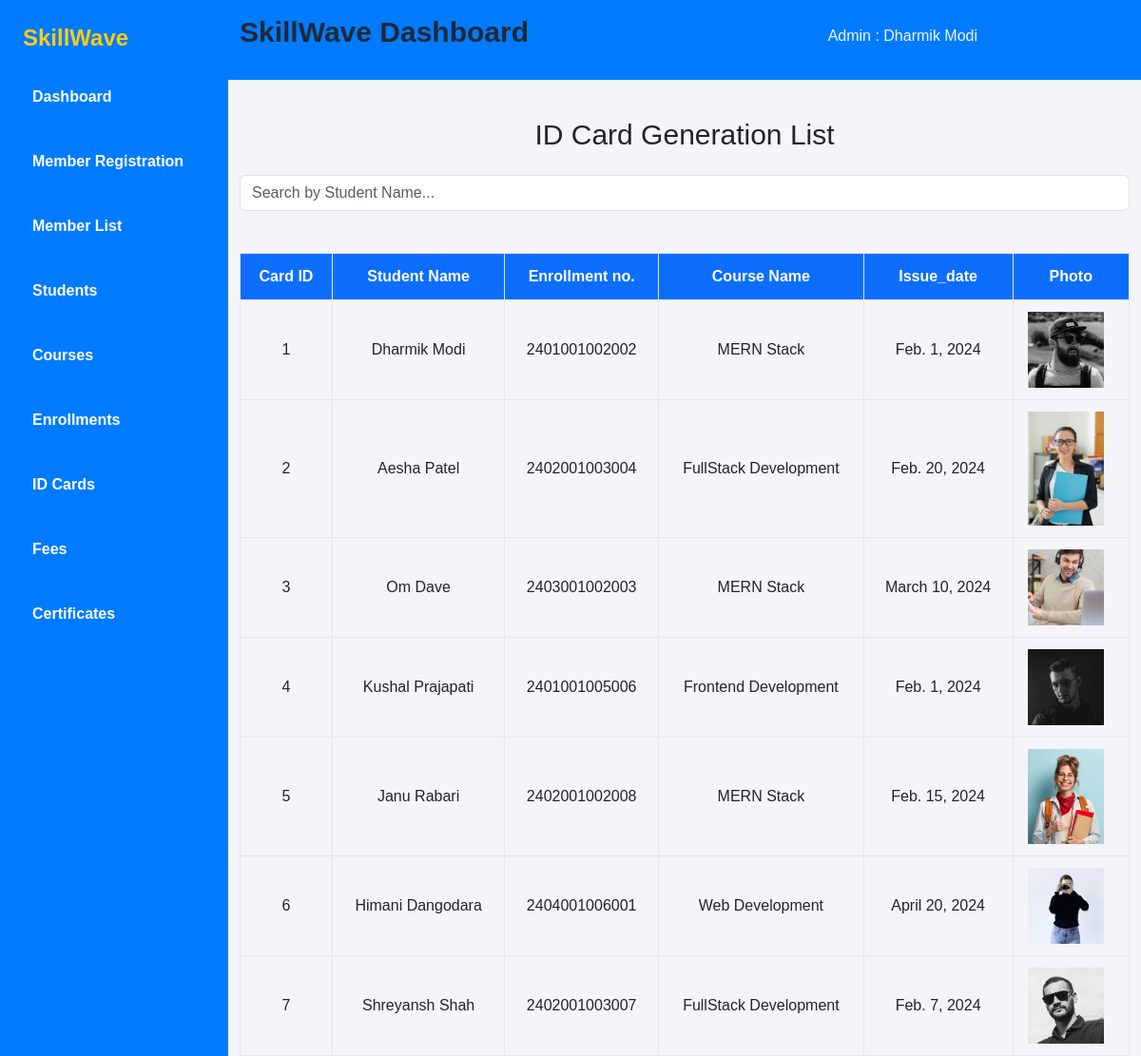
Screenshot of /idcard/1 with the database file from the repository.
### myapp/models.py (models this page shows, shortened)
class Admin(models.Model):
    admin_id = models.AutoField(primary_key=True, verbose_name="ID")
    email = models.EmailField(max_length=50)
    password = models.CharField(max_length=10)
    name = models.CharField(max_length=50)

class Idcard(models.Model):
    card_id = models.AutoField(primary_key=True)
    enrollment = models.ForeignKey(Enrollment,on_delete=models.CASCADE, null=False)
    issue_date = models.DateField()

class Enrollment(models.Model):
    enroll_id = models.AutoField(primary_key=True)  # Fixed spelling: enorll_id → enroll_id
    enrollment_number = models.IntegerField(verbose_name="Enrollment Number")
    admin = models.ForeignKey(Admin, on_delete = models.CASCADE )
    student_id = models.ForeignKey(Student, verbose_name="name", on_delete=models.CASCADE, related_name="enrollments")
    course_name = models.ForeignKey(Course, verbose_name="course_name", on_delete=models.CASCADE, related_name="enrollments")
    admission_date = models.DateField()  # Fixed spelling: Addmission_date → admission_date
    start_date = models.DateField()
    end_date = models.DateField()
    total_paid = models.DecimalField(max_digits=10, decimal_places=2, default=0.00)
    pending_amount = models.DecimalField(max_digits=10, decimal_places=2, default=0.00)
    PAYMENT_STATUS_CHOICES = [
        ('PENDING', 'Pending'),
        ('PAID', 'Paid'),
        ('PARTIAL', 'Partial'),
    ]
    payment_status = models.CharField(max_length=10,choices=PAYMENT_STATUS_CHOICES,default='PENDING',verbose_name="Payment Status")

class Student(models.Model):
    student_id = models.AutoField(primary_key=True, verbose_name="ID")  # Fixed spelling: student_id → ID
    admin = models.ForeignKey(Admin, on_delete = models.CASCADE )
    name = models.CharField(max_length=50)
    address = models.CharField(max_length=100)
    phone_no = models.CharField(max_length=10)
    email = models.CharField(max_length=50)
    DOB = models.DateField()
    photo = models.FileField(upload_to='static/images/student_photos/', null=True)  # Fixed max_length to 1
    marks = models.IntegerField(default=0)  # Assuming marks field exists
    gender = models.CharField(max_length=10, choices=[('Male', 'Male'), ('Female', 'Female')])  # Add this field

class Course(models.Model):
    course_id = models.AutoField(verbose_name="course_id",primary_key=True)
    admin = models.ForeignKey(Admin, on_delete = models.CASCADE )
    course_name = models.CharField(max_length=30)
    duration = models.IntegerField(help_text="Duration in month")
    fees = models.DecimalField(max_digits=10, decimal_places=2)

### myapp/views.py (the view)
# urls.py: path('idcard/<int:admin_id>', views.IDCard, name='idcard'),
def IDCard(request, admin_id):
    c = models.Admin.objects.get(admin_id=admin_id)
    id = c.admin_id
    idcard = models.Idcard.objects.filter(enrollment__admin=admin_id)
    context = {
        'id': id,
        'admin': models.Admin.objects.get(admin_id=admin_id),
        'idcard': idcard,
    }
    context['idcard'] = idcard
    return render(request, 'idcard.html', context)

### myapp/templates/idcard.html (shortened to what this page needs)
<!DOCTYPE html>
<html lang="en">
<head>
    <script src="https://cdn.tailwindcss.com"></script>
    <link href="https://cdn.jsdelivr.net/npm/bootstrap@5.3.5/dist/css/bootstrap.min.css" rel="stylesheet">
    <link rel="stylesheet" href="https://cdnjs.cloudflare.com/ajax/libs/font-awesome/6.5.0/css/all.min.css">
</head>
<body>
    <div class="flex">
        <aside class="w-1/5 sidebar text-white min-h-screen p-6">
            <h2 class="text-2xl font-bold mb-6"><a href="#">SkillWave</a></h2>
            <ul>
                <li class="mb-4 font-semibold"><a href="{% url 'admin_dashboard' id %}">Dashboard</a></li>
                <li class="mb-4 font-semibold"><a href="{% url 'member_register' id %}">Member Registration</a></li>
                <li class="mb-4 font-semibold"><a href="{% url 'member_list' id %}">Member List</a></li>
                <li class="mb-4 font-semibold"><a href="{% url 'student' id %}">Students</a></li>
                <li class="mb-4 font-semibold"><a href="{% url 'course' id %}">Courses</a></li>
                <li class="mb-4 font-semibold"><a href="{% url 'enrollment' id %}">Enrollments</a></li>
                <li class="mb-4 font-semibold"><a href="{% url 'idcard' id %}">ID Cards</a></li>
                <li class="mb-4 font-semibold"><a href="{% url 'fee' id %}">Fees</a></li>
                <li class="mb-4 font-semibold"><a href="{% url 'certificate' id %}">Certificates</a></li>
            </ul>
        </aside>
        <main class="w-4/5 ">
            <nav class="site-nav mb-10" style="background-color: #007bff;">
                <div class="pb-2 top-bar mb-3">
                    <div class="container">
                        <div class="row align-items-center">
                            <div class="col-lg-7 ">
                                <h1 class="flex text-3xl font-bold text-gray-800 mb-6 mt-3">SkillWave Dashboard</h1>
                            </div>
                            <div class="col-lg-3">
                                <div class="text-right" style="color: aliceblue;">Admin : {{admin.name }}</div>
                            </div>
                        </div>
                    </div>
                </div>
            </nav>
            <div class="container">
                <h2 class="text-center text-3xl mb-4">ID Card Generation List</h2>
                <div class="d-flex justify-content-end">
                    <input type="text" id="searchInput" name="searchInput" class="form-control search-box" placeholder="Search by Student Name...">
                </div><br>
                <div class="table-responsive">
                    <table class="table-bordered text-center">
                        <thead class="bg-primary text-white">
                            <tr>
                                <th>Card ID</th>
                                <th>Student Name</th>
                                <th>Enrollment no.</th>
                                <th>Course Name</th>
                                <th>Issue_date</th>
                                <th>Photo</th>
                            </tr>
                        </thead>
                        <tbody>
                            {% for idcard in idcard %}
                            <tr>
                                <td>{{ idcard.card_id }}</td>
                                <td>{{ idcard.enrollment.student_id.name }}</td>
                                <td>{{ idcard.enrollment.enrollment_number }}</td>
                                <td>{{ idcard.enrollment.course_name.course_name }}</td>
                                <td>{{ idcard.issue_date }}</td>
                                <td>
                                  <img src="{{ idcard.enrollment.student_id.photo.url }}" alt="Student_Photo" height="100" width="80">
                                </td>
                            </tr>
                            {% empty %}
                            <tr>
                                <td colspan="8" class="text-center">No courses available.</td>
                            </tr>
                            {% endfor %}
                        </tbody>
                    </table>
                </div>
            </div>
        </main>
    </div>
</body>
</html>

### myapp/templates/idcard.html (style rules this page uses)
body { font-family: 'Poppins', sans-serif; background: #f4f4f9; }
.sidebar { background: #007bff; }
.sidebar h2 a { color: #facc15; text-decoration: none; }
.sidebar ul li { cursor: pointer; transition: 0.3s; }
table { width: 100%; border-collapse: collapse; margin-top: 20px; }
thead { background-color: #007bff; color: white; }
th, td { padding: 12px 15px; text-align: center; border-bottom: 1px solid #ddd; }
.sidebar ul li a { color: white; text-decoration: none; display: block; padding: 10px; }

### rows the page displays
Admin: name "Dharmik Modi"
Idcard: card_id "1", enrollment.student_id.name "Dharmik Modi", enrollment.enrollment_number "2401001002002", enrollment.course_name.course_name "MERN Stack", issue_date "Feb. 1, 2024", enrollment.student_id.photo (picture)
Idcard: card_id "2", enrollment.student_id.name "Aesha Patel", enrollment.enrollment_number "2402001003004", enrollment.course_name.course_name "FullStack Development", issue_date "Feb. 20, 2024", enrollment.student_id.photo (picture)
Idcard: card_id "3", enrollment.student_id.name "Om Dave", enrollment.enrollment_number "2403001002003", enrollment.course_name.course_name "MERN Stack", issue_date "March 10, 2024", enrollment.student_id.photo (picture)
Idcard: card_id "4", enrollment.student_id.name "Kushal Prajapati", enrollment.enrollment_number "2401001005006", enrollment.course_name.course_name "Frontend Development", issue_date "Feb. 1, 2024", enrollment.student_id.photo (picture)
Idcard: card_id "5", enrollment.student_id.name "Janu Rabari", enrollment.enrollment_number "2402001002008", enrollment.course_name.course_name "MERN Stack", issue_date "Feb. 15, 2024", enrollment.student_id.photo (picture)
Idcard: card_id "6", enrollment.student_id.name "Himani Dangodara", enrollment.enrollment_number "2404001006001", enrollment.course_name.course_name "Web Development", issue_date "April 20, 2024", enrollment.student_id.photo (picture)
Idcard: card_id "7", enrollment.student_id.name "Shreyansh Shah", enrollment.enrollment_number "2402001003007", enrollment.course_name.course_name "FullStack Development", issue_date "Feb. 7, 2024", enrollment.student_id.photo (picture)
